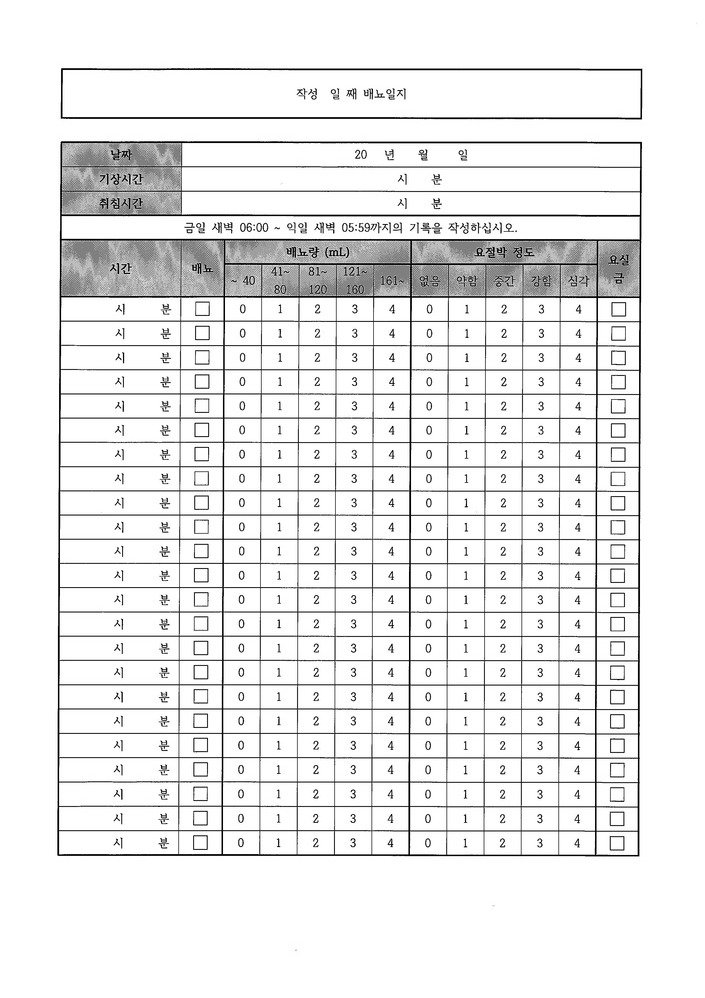
#> input picture py/o1.jpg, 705 x 998 px, shrunk from 2482 x 3510 before the run
$ python check_sys.py
#> lines starting #> are read from the running program, lines starting #| are printed output that depends on the picture; after the words box and inside, x2 and y2 are one past the last pixel; in counts of white or black regions, pixels touching at a corner belong together
import cv2
import numpy as np
from matplotlib import pyplot as plt
from openpyxl import load_workbook, Workbook
from openpyxl.styles import PatternFill, Color


class test:
    def __init__(self, path_origin, path_signed, path_guide):

#> called with path_origin = 'o1.jpg', path_signed = 'i5.jpg', path_guide = 'g1.jpg'
        img_origin = cv2.imread(path_origin,cv2.IMREAD_COLOR)
#> img_origin is the input picture: shape (998, 705, 3); min 0, max 255, mean 235.3
        img_signed = cv2.imread(path_signed,cv2.IMREAD_COLOR)
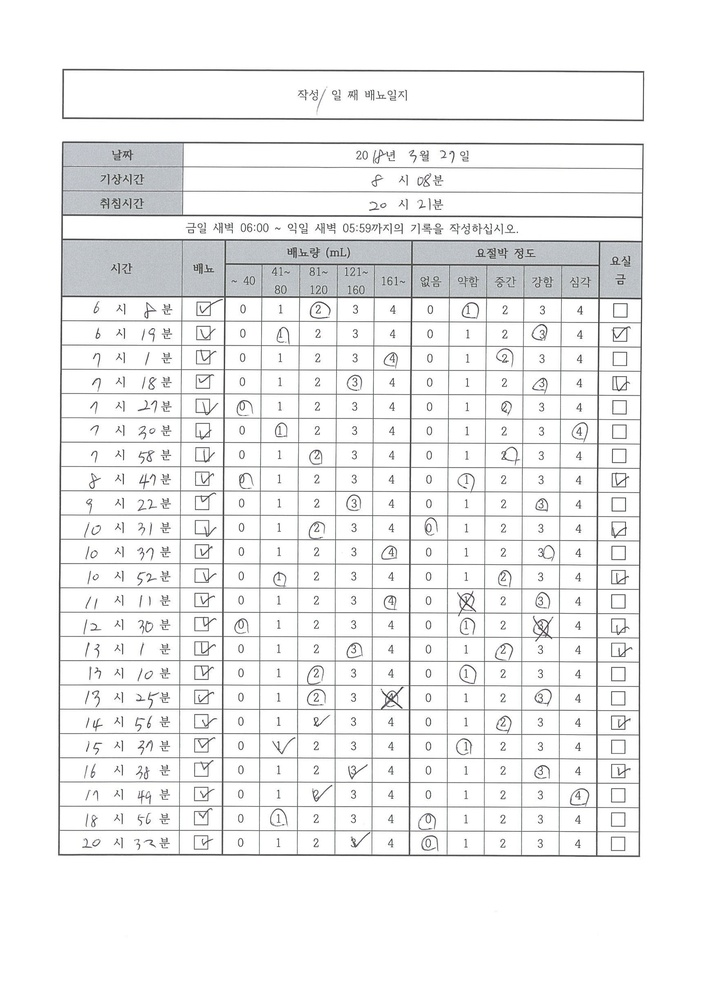
#> input picture py/i5.jpg, 706 x 999 px, shrunk from 2485 x 3515 before the run
#> img_signed is the input picture: shape (999, 706, 3); mean B, G, R 241, 240.8, 240.5
        img_guide = cv2.imread(path_guide,cv2.IMREAD_COLOR)
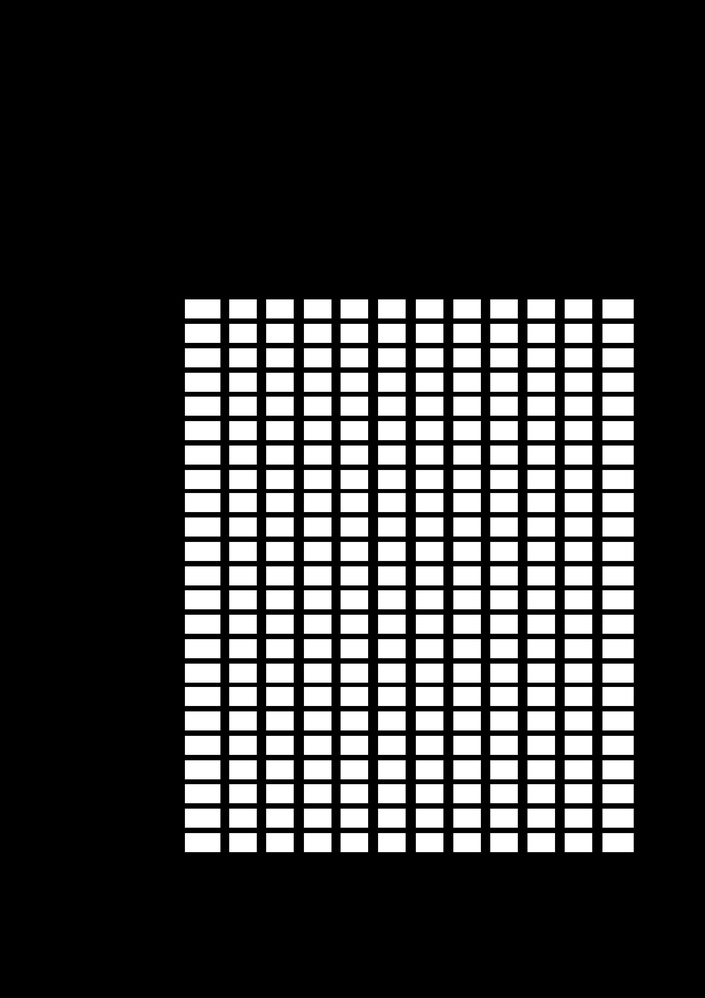
#> input picture py/g1.jpg, 705 x 998 px, shrunk from 2482 x 3510 before the run
#> img_guide is the input picture: shape (998, 705, 3); min 0, max 255, mean 54.4

        gray_origin = cv2.cvtColor(img_origin, cv2.COLOR_BGR2GRAY)
        gray_signed = cv2.cvtColor(img_signed, cv2.COLOR_BGR2GRAY)
        gray_guide = cv2.cvtColor(img_guide, cv2.COLOR_BGR2GRAY)

        ret, self.binary_origin = cv2.threshold(gray_origin, 127, 255, cv2.THRESH_BINARY)
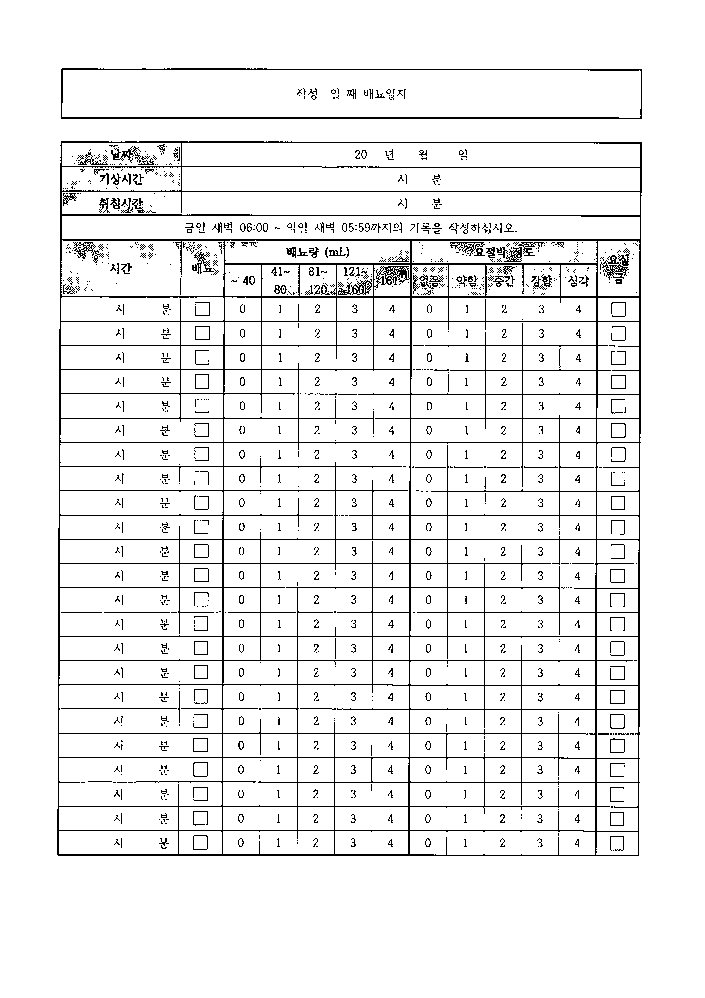
#> self.binary_origin: shape (998, 705); 93.7% white; black in thin lines or dots, all inside (x1, y1, x2, y2) = (57, 68, 642, 856)
        ret, self.binary_signed = cv2.threshold(gray_signed, 127, 255, cv2.THRESH_BINARY)
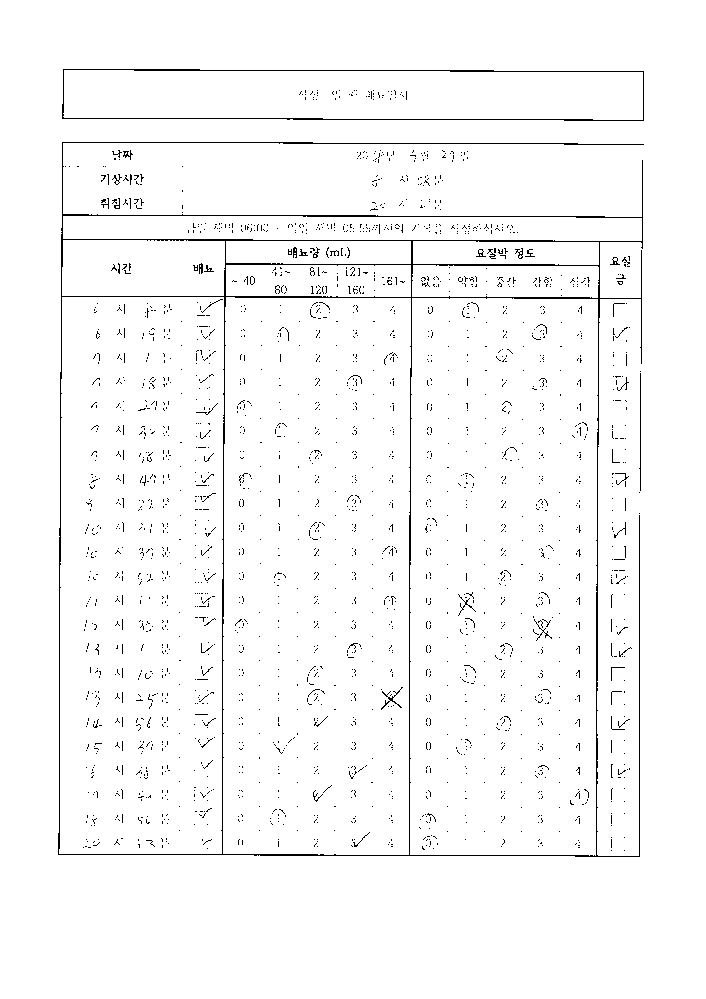
#> self.binary_signed: shape (999, 706); 97.5% white; black in thin lines or dots, all inside (x1, y1, x2, y2) = (58, 69, 644, 857)
        ret, self.binary_guide = cv2.threshold(gray_guide, 127, 255, cv2.THRESH_BINARY)
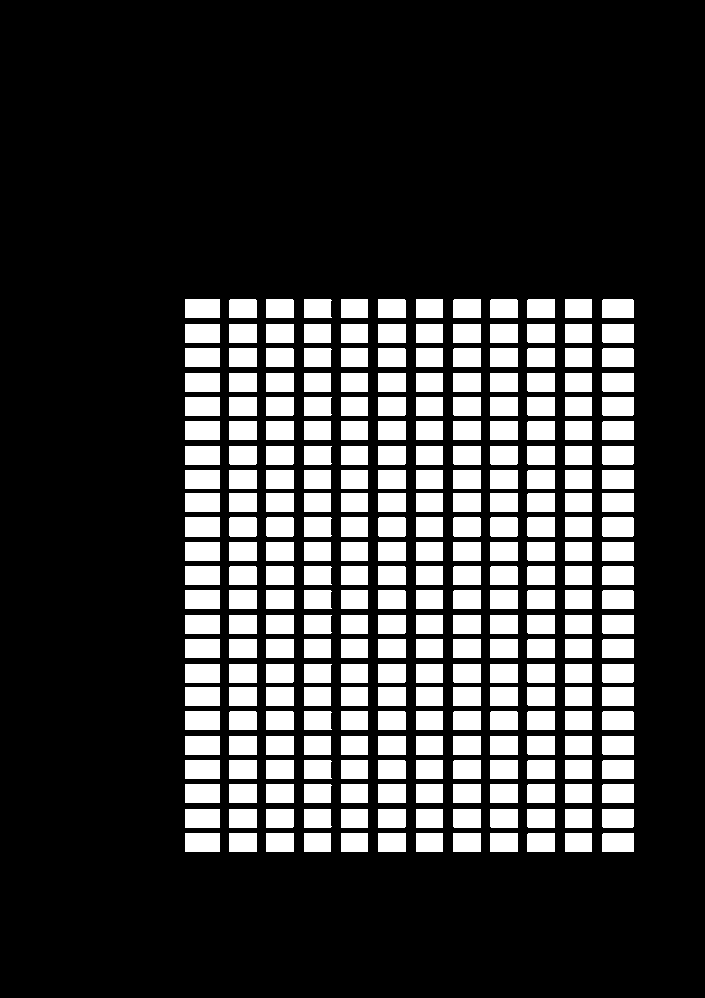
#> self.binary_guide: shape (998, 705); 21.3% white; 276 white regions

        # init data bundle
        self.bundle_count = 0
        self.bundle_data = np.array([[0,0,0]])

    def cut(self):
        contours, hierachy = cv2.findContours(self.binary_guide, cv2.RETR_LIST, cv2.CHAIN_APPROX_NONE)
#> contours = 276 contours; largest, box (x1, y1, x2, y2) and area: (185, 517, 220, 537) 646, (185, 833, 220, 852) 612, (185, 809, 220, 828) 612, (185, 784, 220, 803) 612, (185, 760, 220, 779) 612

        self.bundle_count = len(contours)
#> self.bundle_count = 276

        for i in range(self.bundle_count):
            x, y, w, h = cv2.boundingRect(contours[i])
            cut_origin = self.binary_origin[y:y+h, x:x+w]
            cut_signed = self.binary_signed[y:y+h, x:x+w]

            check = self.check(cut_origin, cut_signed)
            cut_data = np.array([[y+(h/2), x+(w/2), check]])
            # cut_data format : [y, x, check], check: 0(false), 1(true)

            self.bundle_data = np.append(self.bundle_data, cut_data, axis=0)
#> this loop made 276 passes
#> (x, y, w, cut_data) on passes 3 to 5: (527, 833, 28, [[842.5, 541, 0]]), (490, 833, 28, [[842.5, 504, 0]]), (453, 833, 28, [[842.5, 467, 0]])
#| Origin: 6656, Signed: 6715, Ratio: 1.009
#| Origin: 6416, Signed: 6436, Ratio: 1.003
#| Origin: 6650, Signed: 6695, Ratio: 1.007
#| Origin: 6650, Signed: 6695, Ratio: 1.007
#| Origin: 6654, Signed: 6675, Ratio: 1.003
#| Origin: 6647, Signed: 6672, Ratio: 1.004
#| Origin: 6655, Signed: 6683, Ratio: 1.004
#> after the loop, self.bundle_data = 277 rows, first 8: [0, 0, 0], [842.5, 618, 0], [842.5, 578.5, 0], [842.5, 541, 0], [842.5, 504, 0], [842.5, 467, 0], [842.5, 429.5, 0], [842.5, 392, 0]

        self.bundle_data = self.bundle_data[1:]
#> self.bundle_data = 276 rows, first 8: [842.5, 618, 0], [842.5, 578.5, 0], [842.5, 541, 0], [842.5, 504, 0], [842.5, 467, 0], [842.5, 429.5, 0], [842.5, 392, 0], [842.5, 354.5, 0]

        # img_guide 에서 contour 추출
        # contour에서 boundingRect 를 이용해 각 영역을 잘라내
        # bundle_origin, bundle_signed, bundle_position 값을 저장
        # guide [white: target, black: background]

    def check(self, origin, signed):
        value_origin = sum(sum(origin))
        value_signed = sum(sum(signed))
        ratio = value_signed / value_origin

        if ratio <= 1.003 : #1.01
            return 0
        else :
            print("Origin: %d, Signed: %d, Ratio: %.3f" %(value_origin, value_signed, ratio))
            cv2.imshow('origin', origin)
            cv2.imshow('signed', signed)
            cv2.waitKey(0)
            cv2.destroyWindow('origin')
            cv2.destroyWindow('signed')
            return 1

        # 알고리즘 1 : 영역의 오염를 측정하여 높으면 체크한 영역으로 감지 (그 한계를 잘 설정하는것이 관건)
        # 알고리즘 2 : 영역의

    def save(self):
        print ("save")
        for i in range(self.bundle_count):
            data = self.bundle_data[i]
            print("Check: %1d, Position: [%.1f, %.1f]" %(data[2], data[0], data[1]))
#> this loop made 276 passes
#| Check: 0, Position: [842.5, 618.0]
#| Check: 0, Position: [842.5, 578.5]
#| Check: 0, Position: [842.5, 541.0]
#| Check: 0, Position: [842.5, 504.0]
#| Check: 0, Position: [842.5, 467.0]
#| Check: 0, Position: [842.5, 429.5]
#| Check: 0, Position: [842.5, 392.0]
#| Check: 0, Position: [842.5, 354.5]
#> (further printed lines are left out)

    def write_to_excel(self):
        wb = Workbook()
        sheet1 = wb.active
        file_name = 'sample.xlsx'
        sheet1.title = '배뇨일지'

        sheet1.cell(row = 1, column = 1).value = '번호||정도'
        sheet1.cell(row = 1, column = 1).fill = PatternFill("solid", fgColor = "C0C0C0")
        sheet1.cell(row = 1, column = 7).value = '표시번호'
        sheet1.cell(row = 1, column = 7).fill = PatternFill("solid", fgColor = "C0C0C0")

        check_count = 0

        for i in range(1,6):
            sheet1.cell(row = 1, column = i+1).value = i-1
            sheet1.cell(row = 1, column = i+1).fill = PatternFill("solid", fgColor = "C0C0C0")


        for row_index in range(0, self.bundle_count):

            if row_index%5 == 0:
                sheet1.cell(row = row_index//5 + 2, column = 1).value = row_index//5 + 1
                sheet1.cell(row = row_index//5 + 2, column = 1).fill = PatternFill("solid", fgColor="C0C0C0")
                check_count = 0

            if (self.bundle_data[-(row_index+1)][2]) == 1:
                sheet1.cell(row = (row_index//5 + 2), column = (row_index%5) + 2).value = self.bundle_data[-(row_index+1)][2]
                sheet1.cell(row = (row_index//5 + 2), column = (row_index%5) + 2).fill = PatternFill("solid", fgColor = "FFFF00")
                sheet1.cell(row = (row_index//5 + 2), column = 7).value = row_index%5
                check_count += 1

                if check_count >=2:
                    sheet1.cell(row = (row_index//5 + 2), column = 7).fill = PatternFill("solid", fgColor = "FF0000")
                else :
                    sheet1.cell(row = row_index//5 + 2, column = 7).fill = PatternFill("solid", fgColor="00FFFF")

            else :
                sheet1.cell(row = (row_index//5 + 2), column = (row_index%5) + 2).value = self.bundle_data[-(row_index+1)][2]

        wb.save(filename = file_name)


if __name__ == '__main__':

    filepath1 = r"o1.jpg"
    filepath2 = r"i5.jpg"
    filepath3 = r"g1.jpg"

    test = test(filepath1, filepath2, filepath3)
    test.cut()
    test.save()
    test.write_to_excel()
